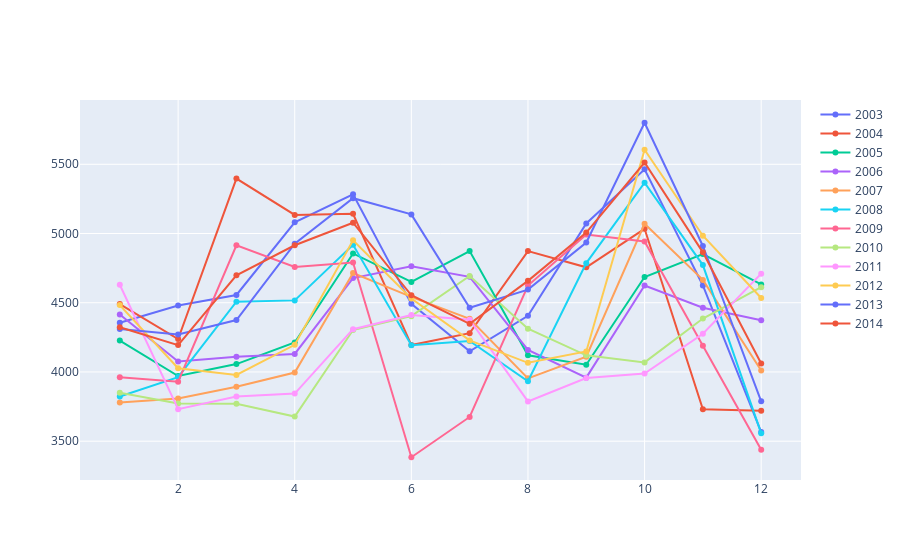

Source (notebook cell):
### Markdown cell above
Criminal activity for every month of the year

### Code cell
data = []
for i in range(2003, 2015):
    year = train[train['Year'] == i]
    year_count = year['Month'].value_counts().reset_index().sort_values(by='index')
    year_count.columns = ['Month','Count']
    points = go.Scatter(
        x = year_count.Month,
        y = year_count.Count,
        name = i
    )
    data.append(points)

py.iplot(data)

### Figure 1 — Plotly figure (JSON) as saved in the notebook; plotly's stock layout.template omitted (floating-point values rounded to 4 significant figures)
{"data": [{"name": "2003", "type": "scatter", "x": [1, 2, 3, 4, 5, 6, 7, 8, 9, 10, 11, 12], "y": [4356, 4480, 4556, 5081, 5283, 4492, 4149, 4406, 5073, 5464, 4625, 3566]}, {"name": "2004", "type": "scatter", "x": [1, 2, 3, 4, 5, 6, 7, 8, 9, 10, 11, 12], "y": [4490, 4238, 5397, 5134, 5142, 4194, 4280, 4873, 4756, 5034, 3731, 3719]}, {"name": "2005", "type": "scatter", "x": [1, 2, 3, 4, 5, 6, 7, 8, 9, 10, 11, 12], "y": [4227, 3971, 4057, 4213, 4856, 4650, 4873, 4120, 4052, 4686, 4852, 4632]}, {"name": "2006", "type": "scatter", "x": [1, 2, 3, 4, 5, 6, 7, 8, 9, 10, 11, 12], "y": [4415, 4075, 4110, 4130, 4678, 4764, 4687, 4159, 3959, 4624, 4464, 4374]}, {"name": "2007", "type": "scatter", "x": [1, 2, 3, 4, 5, 6, 7, 8, 9, 10, 11, 12], "y": [3779, 3809, 3893, 3996, 4714, 4542, 4384, 3954, 4110, 5070, 4665, 4011]}, {"name": "2008", "type": "scatter", "x": [1, 2, 3, 4, 5, 6, 7, 8, 9, 10, 11, 12], "y": [3823, 3963, 4508, 4517, 4918, 4193, 4224, 3933, 4786, 5367, 4772, 3557]}, {"name": "2009", "type": "scatter", "x": [1, 2, 3, 4, 5, 6, 7, 8, 9, 10, 11, 12], "y": [3961, 3930, 4915, 4759, 4791, 3384, 3675, 4624, 4993, 4943, 4190, 3439]}, {"name": "2010", "type": "scatter", "x": [1, 2, 3, 4, 5, 6, 7, 8, 9, 10, 11, 12], "y": [3850, 3773, 3770, 3678, 4303, 4403, 4693, 4313, 4120, 4069, 4386, 4612]}, {"name": "2011", "type": "scatter", "x": [1, 2, 3, 4, 5, 6, 7, 8, 9, 10, 11, 12], "y": [4630, 3731, 3822, 3844, 4309, 4411, 4378, 3787, 3956, 3989, 4276, 4710]}, {"name": "2012", "type": "scatter", "x": [1, 2, 3, 4, 5, 6, 7, 8, 9, 10, 11, 12], "y": [4483, 4027, 3978, 4196, 4951, 4530, 4228, 4066, 4148, 5605, 4984, 4534]}, {"name": "2013", "type": "scatter", "x": [1, 2, 3, 4, 5, 6, 7, 8, 9, 10, 11, 12], "y": [4311, 4270, 4375, 4926, 5255, 5138, 4464, 4595, 4935, 5800, 4910, 3788]}, {"name": "2014", "type": "scatter", "x": [1, 2, 3, 4, 5, 6, 7, 8, 9, 10, 11, 12], "y": [4323, 4194, 4698, 4915, 5078, 4554, 4348, 4658, 5007, 5513, 4864, 4061]}], "layout": {}}
